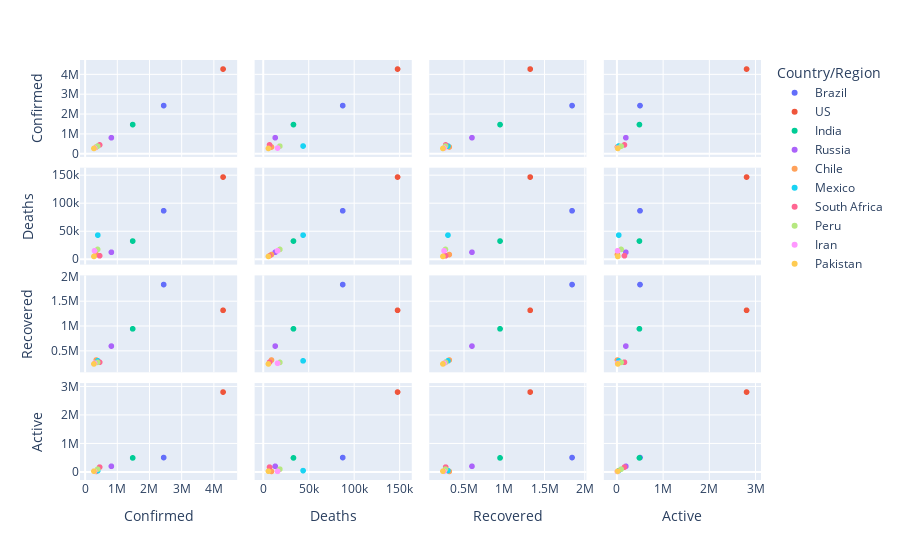

The code cell stored with this chart in its notebook:
### Markdown cell above
Scatter matrix plot between the confirmed, deaths, recovered and active cases

### Code cell
#Scatter matrix plot between the confirmed, deaths and recovery category.
fig = px.scatter_matrix(df.head(10), dimensions=["Confirmed","Deaths","Recovered","Active"], color = "Country/Region")
fig

### Figure 1 — Plotly figure (JSON) as saved in the notebook; plotly's stock layout.template omitted (floating-point values rounded to 4 significant figures)
{"data": [{"dimensions": [{"axis": {"matches": true}, "label": "Confirmed", "values": [2442375]}, {"axis": {"matches": true}, "label": "Deaths", "values": [87618]}, {"axis": {"matches": true}, "label": "Recovered", "values": [1846641]}, {"axis": {"matches": true}, "label": "Active", "values": [508116]}], "hovertemplate": "Country/Region=Brazil<br>%{xaxis.title.text}=%{x}<br>%{yaxis.title.text}=%{y}<extra></extra>", "legendgroup": "Brazil", "marker": {"color": "#636efa", "symbol": "circle"}, "name": "Brazil", "showlegend": true, "type": "splom"}, {"dimensions": [{"axis": {"matches": true}, "label": "Confirmed", "values": [4290259]}, {"axis": {"matches": true}, "label": "Deaths", "values": [148011]}, {"axis": {"matches": true}, "label": "Recovered", "values": [1325804]}, {"axis": {"matches": true}, "label": "Active", "values": [2816444]}], "hovertemplate": "Country/Region=US<br>%{xaxis.title.text}=%{x}<br>%{yaxis.title.text}=%{y}<extra></extra>", "legendgroup": "US", "marker": {"color": "#EF553B", "symbol": "circle"}, "name": "US", "showlegend": true, "type": "splom"}, {"dimensions": [{"axis": {"matches": true}, "label": "Confirmed", "values": [1480073]}, {"axis": {"matches": true}, "label": "Deaths", "values": [33408]}, {"axis": {"matches": true}, "label": "Recovered", "values": [951166]}, {"axis": {"matches": true}, "label": "Active", "values": [495499]}], "hovertemplate": "Country/Region=India<br>%{xaxis.title.text}=%{x}<br>%{yaxis.title.text}=%{y}<extra></extra>", "legendgroup": "India", "marker": {"color": "#00cc96", "symbol": "circle"}, "name": "India", "showlegend": true, "type": "splom"}, {"dimensions": [{"axis": {"matches": true}, "label": "Confirmed", "values": [816680]}, {"axis": {"matches": true}, "label": "Deaths", "values": [13334]}, {"axis": {"matches": true}, "label": "Recovered", "values": [602249]}, {"axis": {"matches": true}, "label": "Active", "values": [201097]}], "hovertemplate": "Country/Region=Russia<br>%{xaxis.title.text}=%{x}<br>%{yaxis.title.text}=%{y}<extra></extra>", "legendgroup": "Russia", "marker": {"color": "#ab63fa", "symbol": "circle"}, "name": "Russia", "showlegend": true, "type": "splom"}, {"dimensions": [{"axis": {"matches": true}, "label": "Confirmed", "values": [347923]}, {"axis": {"matches": true}, "label": "Deaths", "values": [9187]}, {"axis": {"matches": true}, "label": "Recovered", "values": [319954]}, {"axis": {"matches": true}, "label": "Active", "values": [18782]}], "hovertemplate": "Country/Region=Chile<br>%{xaxis.title.text}=%{x}<br>%{yaxis.title.text}=%{y}<extra></extra>", "legendgroup": "Chile", "marker": {"color": "#FFA15A", "symbol": "circle"}, "name": "Chile", "showlegend": true, "type": "splom"}, {"dimensions": [{"axis": {"matches": true}, "label": "Confirmed", "values": [395489]}, {"axis": {"matches": true}, "label": "Deaths", "values": [44022]}, {"axis": {"matches": true}, "label": "Recovered", "values": [303810]}, {"axis": {"matches": true}, "label": "Active", "values": [47657]}], "hovertemplate": "Country/Region=Mexico<br>%{xaxis.title.text}=%{x}<br>%{yaxis.title.text}=%{y}<extra></extra>", "legendgroup": "Mexico", "marker": {"color": "#19d3f3", "symbol": "circle"}, "name": "Mexico", "showlegend": true, "type": "splom"}, {"dimensions": [{"axis": {"matches": true}, "label": "Confirmed", "values": [452529]}, {"axis": {"matches": true}, "label": "Deaths", "values": [7067]}, {"axis": {"matches": true}, "label": "Recovered", "values": [274925]}, {"axis": {"matches": true}, "label": "Active", "values": [170537]}], "hovertemplate": "Country/Region=South Africa<br>%{xaxis.title.text}=%{x}<br>%{yaxis.title.text}=%{y}<extra></extra>", "legendgroup": "South Africa", "marker": {"color": "#FF6692", "symbol": "circle"}, "name": "South Africa", "showlegend": true, "type": "splom"}, {"dimensions": [{"axis": {"matches": true}, "label": "Confirmed", "values": [389717]}, {"axis": {"matches": true}, "label": "Deaths", "values": [18418]}, {"axis": {"matches": true}, "label": "Recovered", "values": [272547]}, {"axis": {"matches": true}, "label": "Active", "values": [98752]}], "hovertemplate": "Country/Region=Peru<br>%{xaxis.title.text}=%{x}<br>%{yaxis.title.text}=%{y}<extra></extra>", "legendgroup": "Peru", "marker": {"color": "#B6E880", "symbol": "circle"}, "name": "Peru", "showlegend": true, "type": "splom"}, {"dimensions": [{"axis": {"matches": true}, "label": "Confirmed", "values": [293606]}, {"axis": {"matches": true}, "label": "Deaths", "values": [15912]}, {"axis": {"matches": true}, "label": "Recovered", "values": [255144]}, {"axis": {"matches": true}, "label": "Active", "values": [22550]}], "hovertemplate": "Country/Region=Iran<br>%{xaxis.title.text}=%{x}<br>%{yaxis.title.text}=%{y}<extra></extra>", "legendgroup": "Iran", "marker": {"color": "#FF97FF", "symbol": "circle"}, "name": "Iran", "showlegend": true, "type": "splom"}, {"dimensions": [{"axis": {"matches": true}, "label": "Confirmed", "values": [274289]}, {"axis": {"matches": true}, "label": "Deaths", "values": [5842]}, {"axis": {"matches": true}, "label": "Recovered", "values": [241026]}, {"axis": {"matches": true}, "label": "Active", "values": [27421]}], "hovertemplate": "Country/Region=Pakistan<br>%{xaxis.title.text}=%{x}<br>%{yaxis.title.text}=%{y}<extra></extra>", "legendgroup": "Pakistan", "marker": {"color": "#FECB52", "symbol": "circle"}, "name": "Pakistan", "showlegend": true, "type": "splom"}], "layout": {"dragmode": "select", "legend": {"title": {"text": "Country/Region"}, "tracegroupgap": 0}, "margin": {"t": 60}}}
